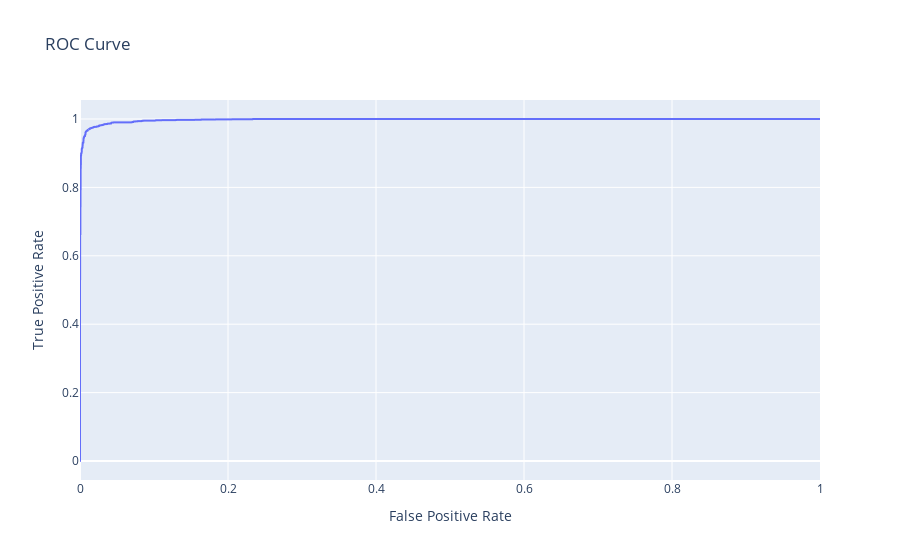

Notebook source saved alongside this figure:
### Markdown cell above
<!-- END QUESTION -->

<!-- BEGIN QUESTION -->

### Question 3: ROC Curve

In most cases we won't be able to get 0 false positives and 0 false negatives, so we have to compromise. For example, in the case of cancer screenings, false negatives are comparatively worse than false positives — a false negative means that a patient might not discover that they have cancer until it's too late, whereas a patient can just receive another screening for a false positive.

Recall that logistic regression calculates the probability that an example belongs to a certain class. Then, to classify an example we say that an email is spam if our classifier gives it $\ge 0.5$ probability of being spam. However, *we can adjust that cutoff*: we can say that an email is spam only if our classifier gives it $\ge 0.7$ probability of being spam, for example. This is how we can trade off false positives and false negatives.

The ROC curve shows this trade off for each possible cutoff probability. In the cell below, plot a ROC curve for your final classifier (the one you use to make predictions for Gradescope) on the training data. Refer to Lecture 20 to see how to plot an ROC curve.

**Hint**: You'll want to use the `.predict_proba` method for your classifier instead of `.predict` so you get probabilities instead of binary predictions.

<!--
BEGIN QUESTION
name: q3
manual: True
points: 3
-->

### Code cell
from sklearn.metrics import roc_curve
import plotly.express as px

Y_hat = model_t.predict_proba(X_train)[:, 1]
fprs, tprs, thresholds = roc_curve(Y_train, Y_hat)

fig = px.line(x=fprs, y = tprs, hover_name=thresholds, title="ROC Curve")
fig.update_xaxes(title="False Positive Rate")
fig.update_yaxes(title="True Positive Rate")
fig

### Figure 1 — Plotly figure (JSON) as saved in the notebook; plotly's stock layout.template omitted (floating-point values rounded to 4 significant figures; data arrays with more than 128 entries replaced by an {"elided": "..."} marker saying what was removed)
{"data": [{"hovertemplate": "<b>%{hovertext}</b><br><br>x=%{x}<br>y=%{y}<extra></extra>", "hovertext": {"elided": "2554 float values"}, "legendgroup": "", "line": {"color": "#636efa", "dash": "solid"}, "marker": {"symbol": "circle"}, "mode": "lines", "name": "", "showlegend": false, "type": "scattergl", "x": {"elided": "2554 float values"}, "xaxis": "x", "y": {"elided": "2554 float values"}, "yaxis": "y"}], "layout": {"autosize": true, "legend": {"tracegroupgap": 0}, "title": {"text": "ROC Curve"}, "xaxis": {"anchor": "y", "autorange": true, "domain": [0, 1], "range": [0, 1], "title": {"text": "False Positive Rate"}, "type": "linear"}, "yaxis": {"anchor": "x", "autorange": true, "domain": [0, 1], "range": [-0.05556, 1.056], "title": {"text": "True Positive Rate"}, "type": "linear"}}}
